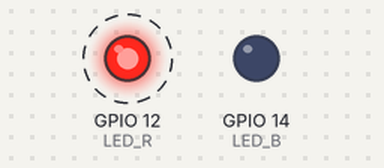
Recording of a sketch running on a simulated ESP8266 (NodeMCU). Shown: output pins drawn as LEDs (lit = HIGH). Dashed ring = blinking. WiFi joins after 1.5 s; servers stay silent unless stated; what the sketch prints to the serial monitor is not drawn.

Above: at 1.7 s.
Timing chart, 0 to 4.5 s (numbered marks = the images above):
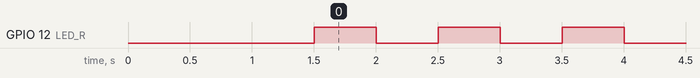

The sketch:

ex02_webserver.ino
```cpp
#include<ESP8266WiFi.h>
#include<ESPAsyncTCP.h>
#include<ESPAsyncWebServer.h>

#define BAUDRATE 115200
#define LED_R 12
#define LED_B 14    // buzzer

const char* ssid = "Laboratorium-IoT";
const char* pass = "IoTL@bolatorium";
AsyncWebServer server(80);

void wifi_connect() {
  WiFi.begin(ssid,pass);
  Serial.print("Connecting .");
  while(WiFi.status()!=WL_CONNECTED) {
    Serial.print(".");
    delay(250);
  }
  Serial.print("\nIP: ");
  Serial.println(WiFi.localIP());
}

void setup() {
Serial.begin(BAUDRATE);
pinMode(LED_B,OUTPUT);
pinMode(LED_R,OUTPUT);
wifi_connect();

//web page
server.on("/", HTTP_GET, [](AsyncWebServerRequest *request){
//    request->send_P(200, "text/html", index_html);
      request->send(200, "text/plain", "LED");
  });

server.begin();
}

long p_millis = 0;
int led_state = LOW;
#define DELAY 500

void loop() {

if(millis() - p_millis >= DELAY) {
  led_state = (led_state == LOW)? HIGH:LOW;
  Serial.println("LED state " + String(led_state));
  digitalWrite(LED_R,led_state);
  p_millis = millis();
}

}
```

Measured:
- by itself, GPIO 12 (LED_R): alternates HIGH for 0.50 s and LOW for 0.50 s
